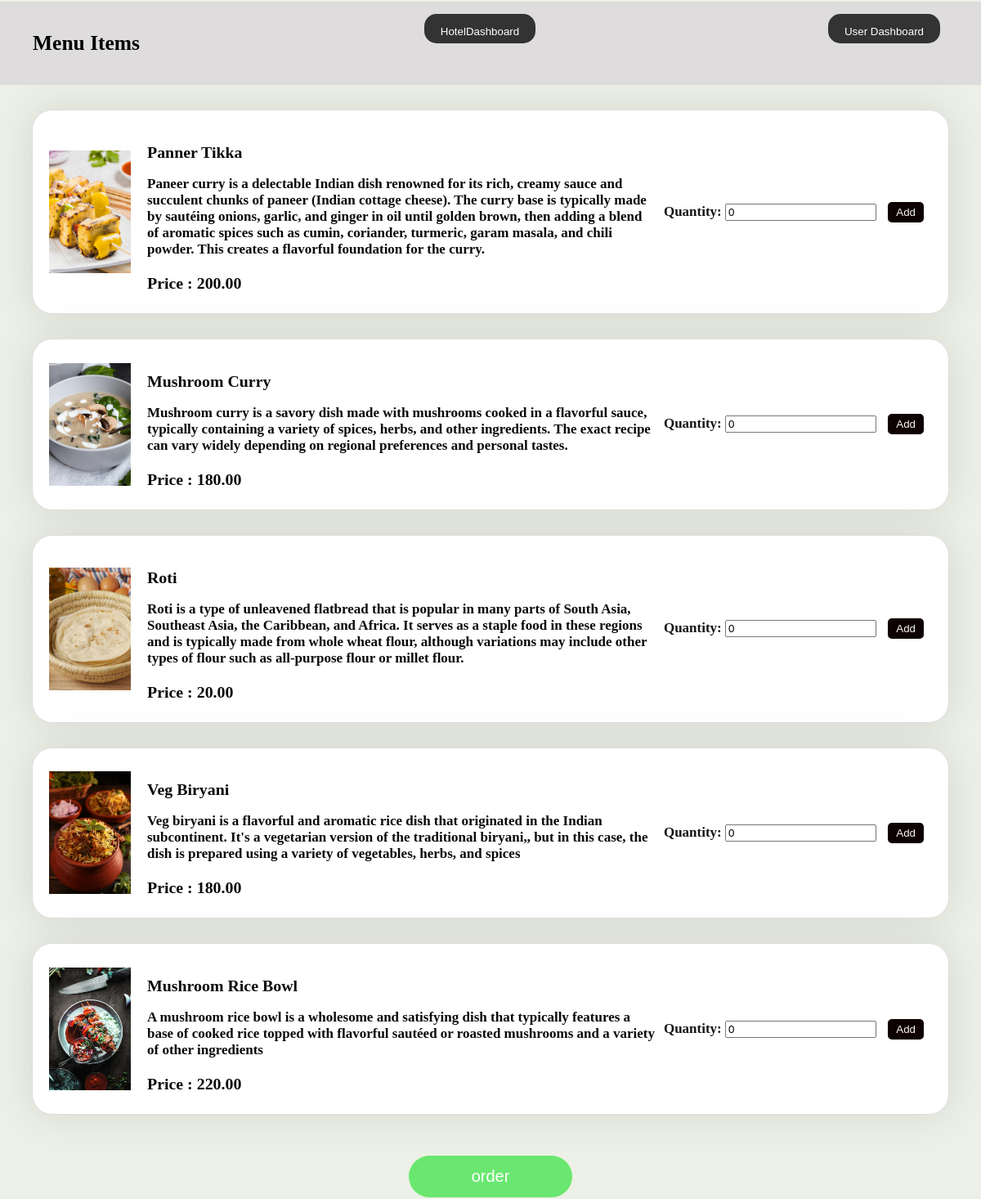
The app's page /menu/ with its own data.
### orderservice/models.py (models this page shows, shortened)
class MenuItem(models.Model):
    name = models.CharField(max_length=255)
    description = models.TextField()
    price = models.DecimalField(max_digits=6, decimal_places=2)
    image = models.ImageField(upload_to='orderservices/',max_length=250,null=True,default=None)

### order/views.py (the view)
# urls.py: path('menu/',views.menu,name='menu'),
def menu(request):
    items = MenuItem.objects.all()
    return render(request,'Menu.html',{'menu':items})

### templates/Menu.html (shortened to what this page needs)
<html>
<head>
</head>
<body>
	<nav>
		<div class="nav-menu">
			<h1>Menu Items </h1>
		</div>
		<form action="{% url 'cdash' %}" method="post">
			 <button class="nav-button " type="submit" style="text-align: center;">HotelDashboard</button>
			</form>
		<form action="{% url 'dash' %}" method="post">
		 <button class="nav-button " type="submit" style="text-align: center;">User Dashboard</button>
		</form>
	</nav>
	  {% for item in menu%}
	  <div class="product-container"> <img src="/media/{{item.image}}" alt="Product 3">
		<div class="product-info">
		  <h3>{{item.name}} </h3>
		  <p>{{item.description}}</p>
		  <h3>Price : {{item.price}}</h3>
		</div>
		<div class="quantity-button">
			<form action="{% url 'add' %}" method="post">
		    <span style="color: #161515;">Quantity: <input type="number" name="{{item.id}}_qty" value="0"></span>
		  		<button type="submit">Add</button>
		</form>
		</div>
	  </div>
	  {% endfor %}
	<div class="order-button-container">
		<form action="{% url 'order' %}" method="post">
			<button  class='order-button' type="submit"> order</button>
		</form>
	</div>
</body>
</html>

### templates/Menu.html (style rules this page uses)
body { font-size: 17px; font-weight: bold; margin: 2px 0; padding: 0; background-color: #edf0e6; background-size: cover; }
nav { background-color: rgb(222, 220, 220); padding: 15px 40px; display: flex; justify-content: space-between; }
.nav-menu { display: flex; align-items: center; }
.nav-button { background-color: #333333; color: #fff; height: 50%; padding: 14px 20px; border: none; border-radius: 15px; cursor: pointer; text-align: center; }
.product-container { display: flex; border-radius: 5px; margin: 30px auto; align-items: center; border: 1px solid #ddd; border-radius: 25px; background-color: rgb(255, 255, 255); backdrop-filter: blur(10px); border: 2px solid rgba(255,255,255,rgba(255,255,255,.2)); box-shadow: 0 0 50px rgba(0, 0, 0, 0.1); padding: 20px; width: 90%; }
.product-container img { width: 100px; height: 150px; object-fit: cover; margin-right: 20px; }
.product-info { flex: 1; color: rgb(11, 10, 10); }
.product-info h3 { margin-bottom: 5px; }
.quantity-button { display: flex; align-items: center; }
.quantity-button span { margin-right: 10px; }
.quantity-button button { background-color: #0e0101; color: #f9f3f3; padding: 5px 10px; border: none; border-radius: 5px; cursor: pointer; }
.order-button-container { display: flex; justify-content: center; margin-top: 50px; }
.order-button { background-color: #6ae770; color: #fff; padding: 14px 20px; border: none; cursor: pointer; border-radius: 50px; font-size: 20px; width: 200px; }
form { display: inline-block; margin: 0 10px; }

### records on screen
MenuItem: image (picture), name "Panner Tikka", description "Paneer curry is a delectable Indian dish renowned for its rich, creamy sauce and succulent chunks of paneer (Indian cottage cheese). The curry base is typically made by sautéing onions, garlic, and ginger in oil until golden brown, then adding a blend of aromatic spices such as cumin, coriander, turmeric, garam masala, and chili powder. This creates a flavorful foundation for the curry.", price "200.00"
MenuItem: image (picture), name "Mushroom Curry", description "Mushroom curry is a savory dish made with mushrooms cooked in a flavorful sauce, typically containing a variety of spices, herbs, and other ingredients. The exact recipe can vary widely depending on regional preferences and personal tastes.", price "180.00"
MenuItem: image (picture), name "Roti", description "Roti is a type of unleavened flatbread that is popular in many parts of South Asia, Southeast Asia, the Caribbean, and Africa. It serves as a staple food in these regions and is typically made from whole wheat flour, although variations may include other types of flour such as all-purpose flour or millet flour.", price "20.00"
MenuItem: image (picture), name "Veg Biryani", description "Veg biryani is a flavorful and aromatic rice dish that originated in the Indian subcontinent. It's a vegetarian version of the traditional biryani,, but in this case, the dish is prepared using a variety of vegetables, herbs, and spices", price "180.00"
MenuItem: image (picture), name "Mushroom Rice Bowl", description "A mushroom rice bowl is a wholesome and satisfying dish that typically features a base of cooked rice topped with flavorful sautéed or roasted mushrooms and a variety of other ingredients", price "220.00"
